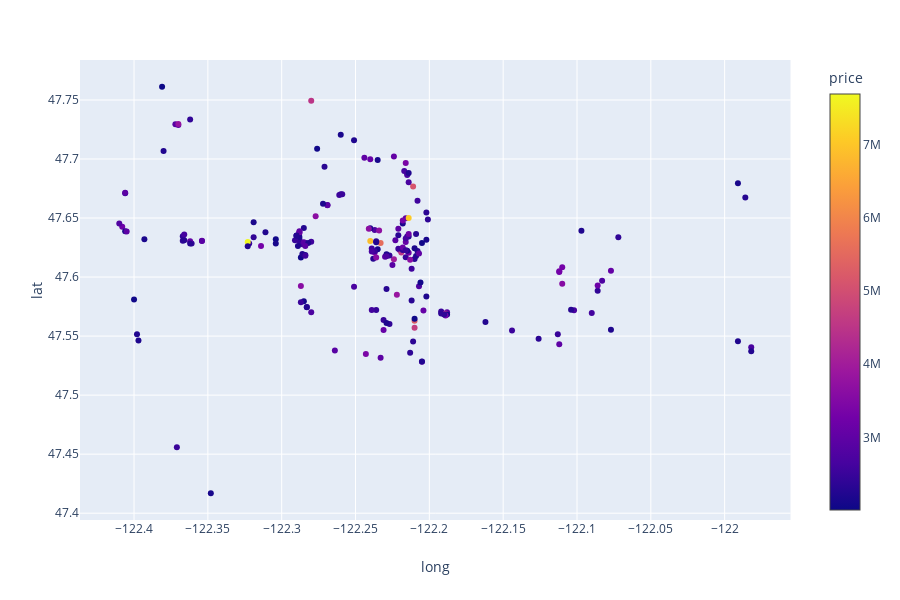

The code cell stored with this chart in its notebook:
### Code cell
import plotly.express as px
fig = px.scatter(df_house_2, x='long', y='lat', color="price")
fig.show()

### Figure 1 — Plotly figure (JSON) as saved in the notebook; plotly's stock layout.template omitted (floating-point values rounded to 4 significant figures; data arrays with more than 128 entries replaced by an {"elided": "..."} marker saying what was removed)
{"data": [{"hoverlabel": {"namelength": 0}, "hovertemplate": "long=%{x}<br>lat=%{y}<br>price=%{marker.color}", "legendgroup": "", "marker": {"color": {"elided": "198 int values"}, "coloraxis": "coloraxis", "symbol": "circle"}, "mode": "markers", "name": "", "showlegend": false, "type": "scatter", "x": {"elided": "198 float values"}, "xaxis": "x", "y": {"elided": "198 float values"}, "yaxis": "y"}], "layout": {"coloraxis": {"colorbar": {"title": {"text": "price"}}, "colorscale": [[0, "#0d0887"], [0.1111, "#46039f"], [0.2222, "#7201a8"], [0.3333, "#9c179e"], [0.4444, "#bd3786"], [0.5556, "#d8576b"], [0.6667, "#ed7953"], [0.7778, "#fb9f3a"], [0.8889, "#fdca26"], [1, "#f0f921"]]}, "height": 600, "legend": {"tracegroupgap": 0}, "margin": {"t": 60}, "xaxis": {"anchor": "y", "domain": [0, 0.98], "title": {"text": "long"}}, "yaxis": {"anchor": "x", "domain": [0, 1], "title": {"text": "lat"}}}}
